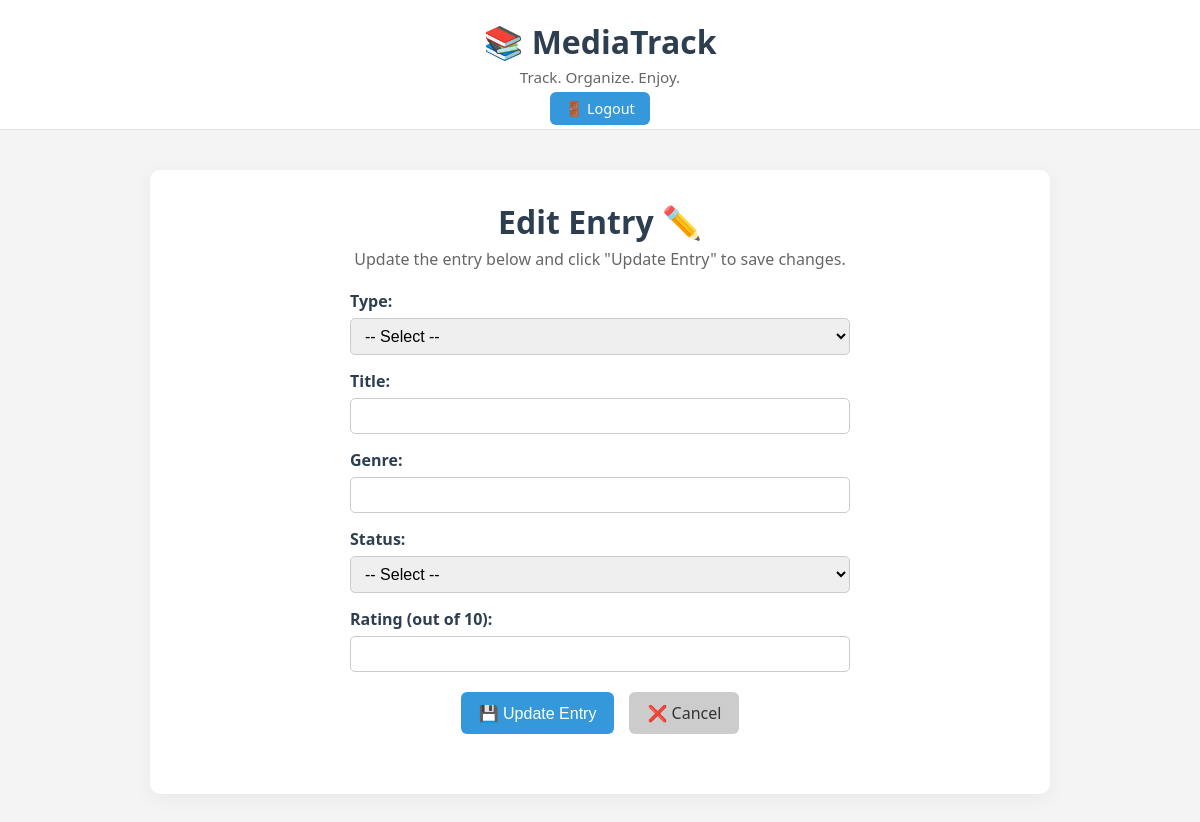
The page /edit/4 (signed in) on the database as committed earlier.
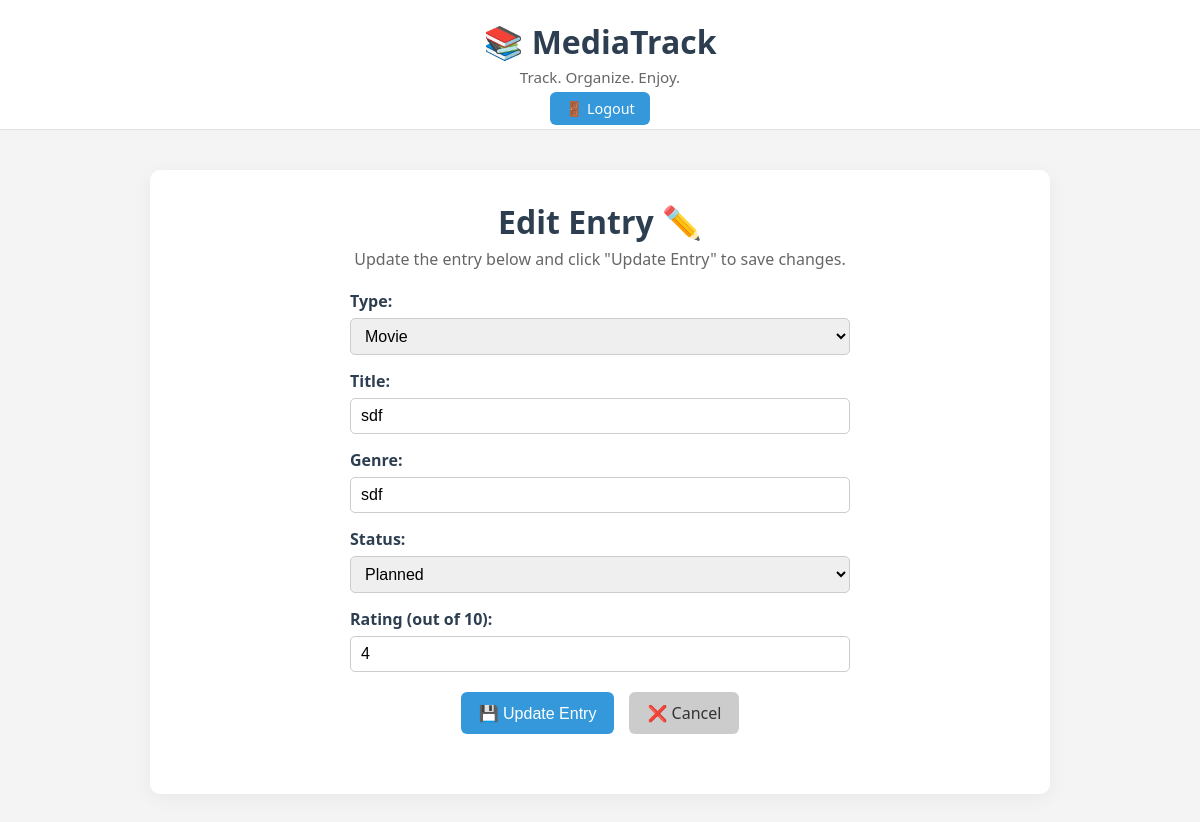
The same page on the database as committed later.
### tables this page shows
CREATE TABLE items (
            id INTEGER PRIMARY KEY AUTOINCREMENT,
            user_id INTEGER NOT NULL,
            type TEXT NOT NULL,
            title TEXT NOT NULL,
            genre TEXT NOT NULL,
            status TEXT NOT NULL,
            rating INTEGER,
            FOREIGN KEY (user_id) REFERENCES users(id)
        );

### app.py (the view, shortened to what this page needs)
@app.route('/edit/<int:id>', methods=['GET', 'POST'])
@login_required
def edit_item(id):
    conn = sqlite3.connect('database.db')
    conn.row_factory = sqlite3.Row
    c = conn.cursor()
    c.execute('SELECT * FROM items WHERE id = ?', (id,))
    item = c.fetchone()
    conn.close()
    return render_template('edit.html', item=item)

### app.py (called while the page is built)
def login_required(f):
    @wraps(f)
    def decorated_function(*args, **kwargs):
        if 'user_id' not in session:
            flash('Please log in to access this page.')
            return redirect(url_for('login'))
        return f(*args, **kwargs)
    return decorated_function

### templates/edit.html (shortened to what this page needs)
{% extends 'base.html' %}
{% block content %}
<div class="container"> <h2 class="main-title">Edit Entry ✏️</h2>
  <p class="subtitle">Update the entry below and click "Update Entry" to save changes.</p>
  <form method="POST" class="form-layout"> <div class="form-group"> <label for="type">Type:</label> <select name="type" required> <option value="">-- Select --</option> <option value="Movie" {% if item['type'] == 'Movie' %}selected{% endif %}>Movie</option> </select> </div>
<div class="form-group">
  <label for="title">Title:</label>
  <input type="text" name="title" value="{{ item['title'] }}" required>
</div>
<div class="form-group">
  <label for="genre">Genre:</label>
  <input type="text" name="genre" value="{{ item['genre'] }}" required>
</div>
<div class="form-group">
  <label for="status">Status:</label>
  <select name="status" required>
    <option value="">-- Select --</option>
    <option value="Planned" {% if item['status'] == 'Planned' %}selected{% endif %}>Planned</option>
  </select>
</div>
<div class="form-group">
  <label for="rating">Rating (out of 10):</label>
  <input type="number" name="rating" value="{{ item['rating'] or '' }}" min="0" max="10">
</div>
<div class="button-container">
  <button type="submit" class="button-primary">💾 Update Entry</button>
  <a href="{{ url_for('view_items') }}" class="button-secondary">❌ Cancel</a>
</div>
</form> </div> {% endblock %}

Rows that differ between the two databases and show on the page:
added items: type "Movie", title "sdf", genre "sdf", status "Planned", rating "4"
Other text that changed with them:
form field type: "-- Select --" → (not shown)
form field status: "-- Select --" → (not shown)
